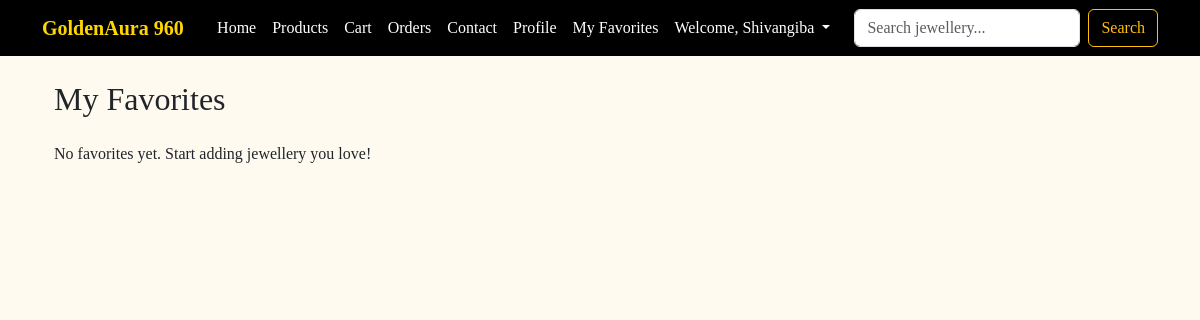
/favorites/ (signed in), run on an earlier commit of the app's database.
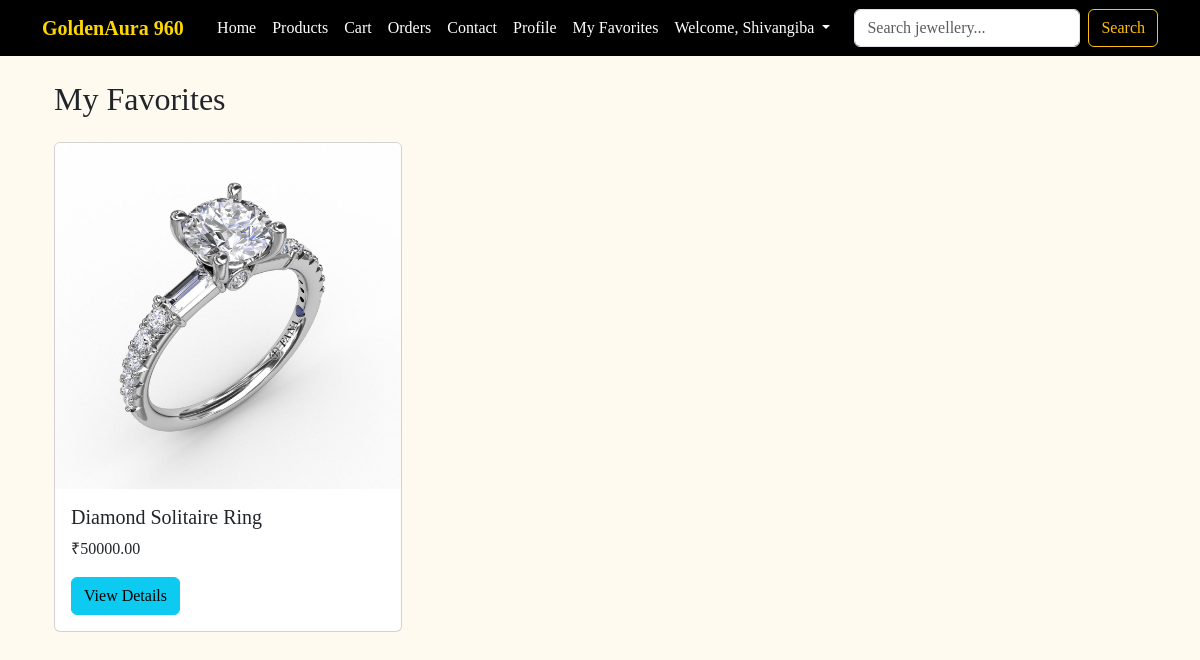
And on a later commit of the database.
### store/models.py (models this page shows, shortened)
class Favorite(models.Model):
    user = models.ForeignKey(User, on_delete=models.CASCADE)
    product = models.ForeignKey(Product, on_delete=models.CASCADE)
    added_at = models.DateTimeField(auto_now_add=True)
    class Meta:
        unique_together = ("user", "product")

class Product(models.Model):
    category = models.ForeignKey(Category, on_delete=models.CASCADE, related_name="products")
    name = models.CharField(max_length=200)
    price = models.DecimalField(max_digits=10, decimal_places=2)
    description = models.TextField()
    image = models.ImageField(upload_to="products/")

### store/views.py (the view)
# urls.py: path("favorites/", views.favorites_list, name="favorites_list"),
def favorites_list(request):
    favorites = Favorite.objects.filter(user=request.user)
    return render(request, "store/favorites.html", {"favorites": favorites})

### store/templates/store/favorites.html (shortened to what this page needs)
{% extends "store/base.html" %}
{% block content %}
<div class="container mt-4">
  <h2 class="mb-4">My Favorites</h2>
  <div class="row">
    {% for fav in favorites %}
    <div class="col-md-4 mb-4">
      <div class="card h-100">
        <img src="{{ fav.product.image.url }}" class="card-img-top" alt="{{ fav.product.name }}">
        <div class="card-body">
          <h5 class="card-title">{{ fav.product.name }}</h5>
          <p class="card-text">₹{{ fav.product.price }}</p>
          <a href="{% url 'product_detail' fav.product.id %}" class="btn btn-info">View Details</a>
        </div>
      </div>
    </div>
    {% empty %}
    <p>No favorites yet. Start adding jewellery you love!</p>
    {% endfor %}
  </div>
</div>
{% endblock %}

What changed in the data, as far as the page shows it:
added Favorite: product.image (picture), product.name "Diamond Solitaire Ring", product.price "50000.00"
Also different on the page:
text no longer shown: "No favorites yet. Start adding jewellery you love!"
